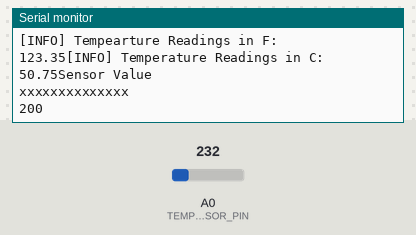
The sketch below on a simulated ESP8266 (NodeMCU). Shown: the last lines printed to the serial monitor. The inputs (shaded band) are chosen by the test bench; at power-on: A0 (TEMP_SENSOR_PIN) = 232. WiFi joins after 1.5 s; servers stay silent unless stated; uploads are accepted with an empty reply.

Above: at 2.7 s.
2.8 s: A0 (TEMP_SENSOR_PIN) set to 250
At 7.87 s:
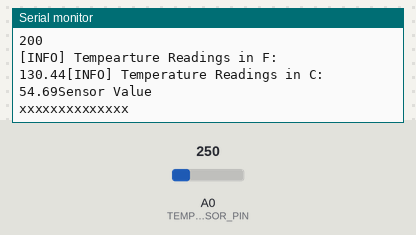
9.7 s: A0 (TEMP_SENSOR_PIN) set to 266
At 14.5 s:
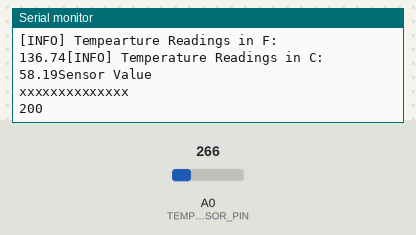
Timing chart, 0 to 16.0 s (numbered marks = the images above; inputs shaded):
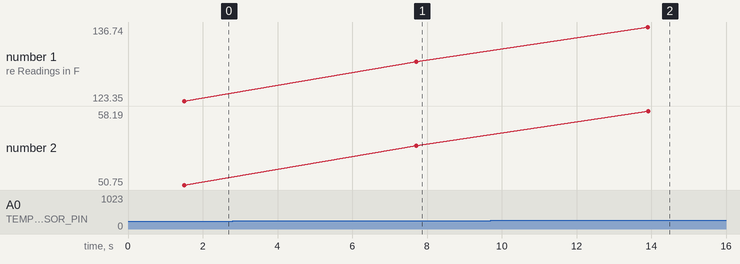

The sketch:

newffff.ino
```cpp
#include<ESP8266HTTPClient.h>
#include<ESP8266WebServer.h>
#include<WiFiClient.h>
#include<ESP8266WiFi.h>


int TEMP_SENSOR_PIN = A0;
float temperatureC=0.0;
float temperatureF=0.0;
//char server[] = "192.xzx.yy.86";
int port = 80;
//const char* ssid = "Red***iY2";                       //   SSID of the wifi network you want to connect to
const char* ssid = "****";
//const char* pass = "0****B6";                       // password of the wifi network
const char* pass = "t8*****7";
unsigned long lastConnectionTime = 0;
const unsigned long postingInterval = 10L*1000L;
WiFiClient client;
HTTPClient http;
//int status = WL_IDLE_STATUS;
void readSensorData(){
   float temperatureSensorValue = analogRead(TEMP_SENSOR_PIN);
   temperatureC = (temperatureSensorValue*224.0)/1024;
   //temperatureC = (voltage - .5)*100;
   temperatureF = (9.0*temperatureC)/5.0 + 32.0;
   Serial.print("[INFO] Tempearture Readings in F:  ");
   Serial.print(temperatureF);
   Serial.println("[INFO] Temperature Readings in C:  ");
   Serial.print(temperatureC);
   Serial.println("Sensor Value");
   //Serial.print(temperatureSensorValue);
}void transmitSensorData(){
  Serial.println("xxxxxxxxxxxxxx");
  String requestData="?temperature="+String(temperatureF);
  String Link="http://192.zxx.yy.86/tempmonitor/add.php" + requestData;
  http.begin(Link);
  int httpCode = http.GET();
  String payL = http.getString();
  Serial.println(httpCode);
  Serial.println(payL);
  http.end();
  }
  void connectToInternet(){
   WiFi.begin(ssid,pass);
   while(WiFi.status()!=WL_CONNECTED){
       Serial.println("[INFO] Connecting to wifi network");
       Serial.println(".");
       //WiFi.begin(ssid,pass);
       delay(500);
    }
    Serial.println("success");
}
  void setup(){
  Serial.begin(115200);
  pinMode(TEMP_SENSOR_PIN, INPUT);
  connectToInternet();
}
void loop(){
  readSensorData();
  transmitSensorData();
  delay(6000);
}
```

Measured:
- after the input at 2.8 s, the serial monitor: prints a new line after 4.9 s (image 1)
- after the input at 9.7 s, the serial monitor: prints a new line after 4.2 s (image 2)
- plotted number 1: 123.35 → 130.44 after the input at 2.8 s, 130.44 → 136.74 after the input at 9.7 s
- plotted number 2: 50.75 → 54.69 after the input at 2.8 s, 54.69 → 58.19 after the input at 9.7 s
